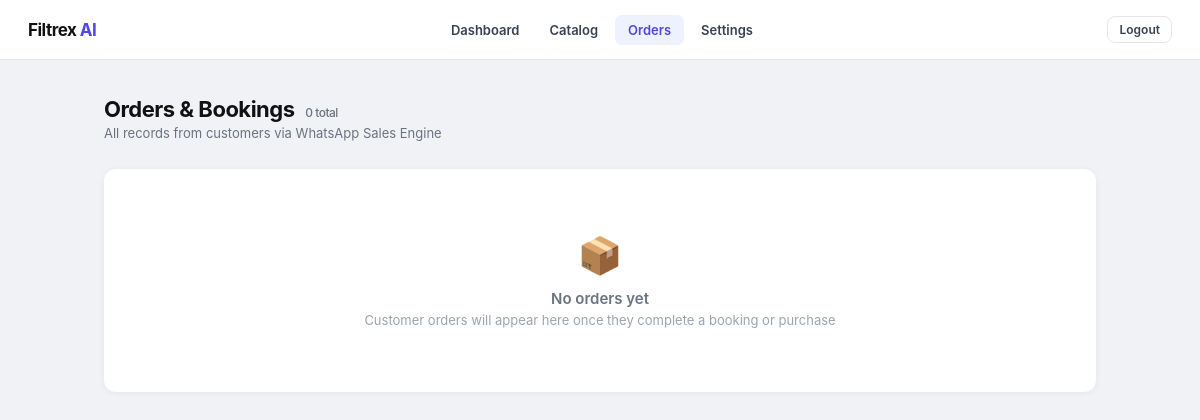
Page /admin/orders (signed in) on the earlier database version.
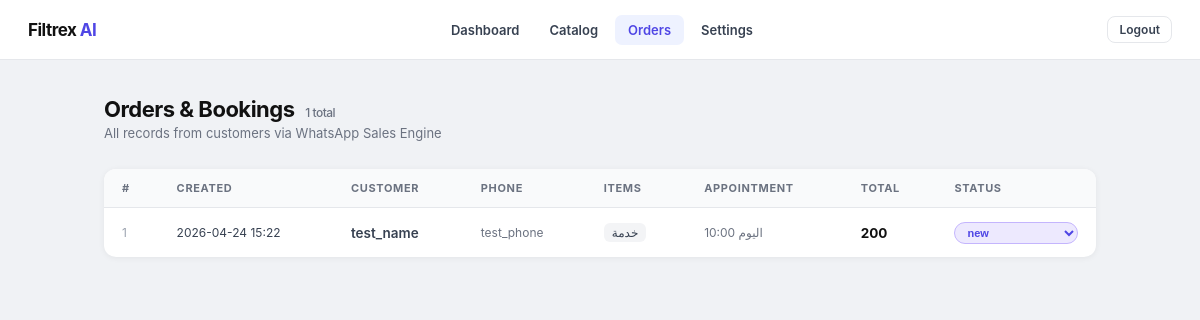
Same page on the later database version.
### tables this page shows
CREATE TABLE bookings_or_orders (
                id            INTEGER PRIMARY KEY AUTOINCREMENT,
                client_id     INTEGER NOT NULL,
                phone         TEXT NOT NULL,
                customer_name TEXT,
                items_json    TEXT NOT NULL DEFAULT '[]',
                day           TEXT,
                time          TEXT,
                total_price   REAL DEFAULT 0,
                status        TEXT DEFAULT 'new',
                created_at    TEXT DEFAULT CURRENT_TIMESTAMP
            );

### app.py (the view)
@app.route("/admin/orders")
def admin_orders():
    guard = _admin_guard()
    if guard:
        return guard
    con = get_db_connection()
    try:
        rows = [dict(r) for r in con.execute(
            "SELECT * FROM bookings_or_orders WHERE client_id=? ORDER BY id DESC",
            (CLIENT_ID,)
        ).fetchall()]
    finally:
        con.close()
    for row in rows:
        try:
            row["items_parsed"] = json.loads(row.get("items_json") or "[]")
        except Exception:
            row["items_parsed"] = []
    return render_template("admin/orders.html", orders=rows, active="orders")

### app.py (called while the page is built)
def get_db_connection():
    con = sqlite3.connect(DB_FILE, timeout=10)
    con.row_factory = sqlite3.Row
    return con

def _admin_guard():
    if not session.get("logged_in"):
        return redirect(url_for("login"))
    return None

### templates/admin/orders.html (shortened to what this page needs)
{% extends "admin/layout.html" %}
{% block content %}
<div class="page-head">
  <div>
    <h1 class="page-title">Orders &amp; Bookings
      <span class="count-badge">{{ orders|length }} total</span>
    </h1>
    <p class="page-sub">All records from customers via WhatsApp Sales Engine</p>
  </div>
</div>
<div class="card">
  {% if orders %}
  <div style="overflow-x:auto">
  <table>
    <thead>
      <tr>
        <th>#</th>
        <th>Created</th>
        <th>Customer</th>
        <th>Phone</th>
        <th>Items</th>
        <th>Appointment</th>
        <th>Total</th>
        <th>Status</th>
      </tr>
    </thead>
    <tbody>
    {% for o in orders %}
    {% set status = o.status or 'new' %}
    <tr>
      <td style="color:#9ca3af;font-size:12px">{{ o.id }}</td>
      <td style="font-size:12px;white-space:nowrap">
        {{ (o.created_at or '')[:16] }}
      </td>
      <td style="font-weight:600">{{ o.customer_name or o.name or '—' }}</td>
      <td style="font-size:12px;color:#6b7280;white-space:nowrap">
        {{ o.phone or '—' }}
      </td>
      <td>
        {% if o.items_parsed %}
          {% for item in o.items_parsed %}
            <span class="item-tag">{{ item }}</span>
          {% endfor %}
        {% elif o.items %}
          <span class="item-tag">{{ o.items }}</span>
        {% else %}
          <span style="color:#9ca3af">—</span>
        {% endif %}
      </td>
      <td class="appt">
        {% set day = o.day or '' %}
        {% set time = o.time or '' %}
        {% if day or time %}
          {{ day }} {{ time }}
        {% else %}
          <span style="color:#9ca3af">—</span>
        {% endif %}
      </td>
      <td class="total-cell">
        {% if o.total_price and o.total_price > 0 %}
          {{ o.total_price | int }}
        {% else %}
          <span style="color:#9ca3af">—</span>
        {% endif %}
      </td>
      <td>
        <form class="status-form" method="POST"
              action="/admin/orders/{{ o.id }}/status"
              onchange="this.submit()">
          <select class="status-select" name="status"
                  style="
                    {% if status == 'confirmed' %}background:#dcfce7;color:#16a34a;border-color:#bbf7d0
                    {% elif status == 'done' %}background:#f3f4f6;color:#6b7280;border-color:#e5e7eb
                    {% elif status == 'cancelled' %}background:#fee2e2;color:#b91c1c;border-color:#fecaca
                    {% else %}background:#ede9fe;color:#4f46e5;border-color:#c4b5fd
                    {% endif %}
                  ">
            <option value="new"       {% if status=='new' %}selected{% endif %}>new</option>
          </select>
        </form>
      </td>
    </tr>
    {% endfor %}
    </tbody>
  </table>
  </div>
  {% else %}
  <div class="empty">
    <div class="empty-icon">📦</div>
    <div class="empty-text">No orders yet</div>
    <div class="empty-sub">Customer orders will appear here once they complete a booking or purchase</div>
  </div>
  {% endif %}
</div>
{% endblock %}

### templates/admin/layout.html (shortened to what this page needs)
<!DOCTYPE html>
<html lang="en">
<head>
</head>
<body>
<nav class="nav">
  <div class="nav-brand">Filtrex <span>AI</span></div>
  <div class="nav-links">
    <a href="/admin/dashboard" class="nav-link {% if active=='dashboard' %}active{% endif %}">Dashboard</a>
    <a href="/admin/catalog" class="nav-link {% if active=='catalog' %}active{% endif %}">Catalog</a>
    <a href="/admin/orders" class="nav-link {% if active=='orders' %}active{% endif %}">Orders</a>
    <a href="/admin/settings" class="nav-link {% if active=='settings' %}active{% endif %}">Settings</a>
  </div>
  <div class="nav-right">
    <a href="/logout" class="btn btn-ghost btn-sm">Logout</a>
  </div>
</nav>
<div class="shell">
  {% block content %}{% endblock %}
</div>
</body>
</html>

### templates/admin/layout.html (style rules this page uses)
*,*::before,*::after { box-sizing:border-box;margin:0;padding:0 }
body { font-family:-apple-system,BlinkMacSystemFont,"Segoe UI",Roboto,sans-serif;background:#f0f2f5;min-height:100vh;color:#111 }
a { color:inherit;text-decoration:none }
.nav { background:#fff;border-bottom:1px solid #e5e7eb;height:60px;display:flex;align-items:center;justify-content:space-between;padding:0 28px;position:sticky;top:0;z-index:100 }
.nav-brand { font-size:17px;font-weight:700;letter-spacing:-.5px }
.nav-brand span { color:#4f46e5 }
.nav-links { display:flex;gap:4px;align-items:center }
.nav-link { padding:7px 13px;font-size:13px;font-weight:600;border-radius:7px;color:#374151;transition:background .12s }
.nav-link.active { background:#eef2ff;color:#4f46e5 }
.nav-right { display:flex;gap:8px }
.btn { display:inline-flex;align-items:center;gap:6px;padding:8px 16px;font-size:13px;font-weight:600;border-radius:8px;cursor:pointer;border:none;transition:background .12s,color .12s }
.btn-ghost { background:transparent;color:#374151;border:1.5px solid #e5e7eb }
.btn-sm { padding:5px 11px;font-size:12px }
.shell { max-width:1040px;margin:0 auto;padding:36px 24px }
.page-head { margin-bottom:28px;display:flex;align-items:flex-end;justify-content:space-between;flex-wrap:wrap;gap:12px }
.page-title { font-size:22px;font-weight:700;letter-spacing:-.5px }
.page-sub { font-size:13px;color:#6b7280;margin-top:3px }
.card { background:#fff;border-radius:12px;box-shadow:0 1px 6px rgba(0,0,0,.06);overflow:hidden }
table { width:100%;border-collapse:collapse;font-size:13.5px }
thead { background:#f9fafb;border-bottom:1px solid #e5e7eb }
th { padding:12px 18px;text-align:left;font-size:11px;font-weight:700;text-transform:uppercase;letter-spacing:.06em;color:#6b7280 }
td { padding:13px 18px;color:#374151;border-bottom:1px solid #f3f4f6;vertical-align:middle }
tr:last-child td { border-bottom:none }
input[type=text],input[type=number],select,textarea { width:100%;padding:9px 13px;border:1.5px solid #e5e7eb;border-radius:8px;font-size:14px;color:#111;background:#fff;transition:border .12s }

### templates/admin/orders.html (style rules this page uses)
.status-form { display:inline }
.status-select { font-size:11px;font-weight:600;padding:3px 8px;border-radius:99px;border:1.5px solid #e5e7eb; background:#fff;cursor:pointer;color:#374151; }
.item-tag { display:inline-block;background:#f3f4f6;color:#374151; border-radius:6px;padding:2px 8px;font-size:12px;margin:2px 2px 2px 0; }
.appt { font-size:12px;color:#6b7280;white-space:nowrap }
.total-cell { font-weight:700;color:#111 }
.count-badge { font-size:12px;color:#6b7280;font-weight:500;margin-left:6px }

Differences in the rows shown:
added bookings_or_orders: id "1", created_at "2026-04-24 15:22", customer_name "test_name", phone "test_phone", items_parsed "خدمة", day "اليوم", time "10:00", total_price "200", status "new"
Other differences:
{{ orders|length }}: "0" → "1"
text no longer shown: "📦 No orders yet Customer orders will appear here once they complete a booking or purchase"
text now shown: "# CREATED CUSTOMER PHONE ITEMS APPOINTMENT TOTAL STATUS"
